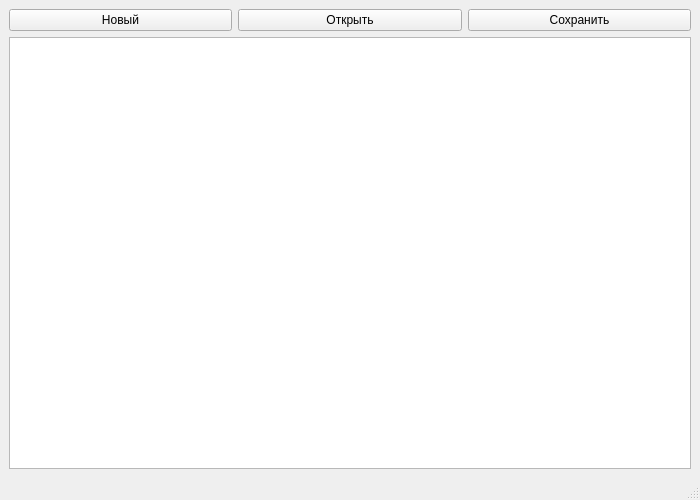
<?xml version="1.0" encoding="UTF-8"?>
<ui version="4.0">
 <class>MainWindow</class>
 <widget class="QMainWindow" name="MainWindow">
  <property name="geometry">
   <rect>
    <x>0</x>
    <y>0</y>
    <width>700</width>
    <height>500</height>
   </rect>
  </property>
  <property name="windowTitle">
   <string>Текстовый редактор</string>
  </property>
  <widget class="QWidget" name="centralwidget">
   <layout class="QVBoxLayout" name="verticalLayout">
    <item>
     <layout class="QHBoxLayout" name="horizontalLayout">
      <item>
       <widget class="QPushButton" name="btnNew">
        <property name="text">
         <string>Новый</string>
        </property>
       </widget>
      </item>
      <item>
       <widget class="QPushButton" name="btnOpen">
        <property name="text">
         <string>Открыть</string>
        </property>
       </widget>
      </item>
      <item>
       <widget class="QPushButton" name="btnSave">
        <property name="text">
         <string>Сохранить</string>
        </property>
       </widget>
      </item>
     </layout>
    </item>
    <item>
     <widget class="QTextEdit" name="textEdit"/>
    </item>
   </layout>
  </widget>
  <widget class="QMenuBar" name="menubar"/>
  <widget class="QStatusBar" name="statusbar"/>
 </widget>
 <resources/>
 <connections/>
</ui>
